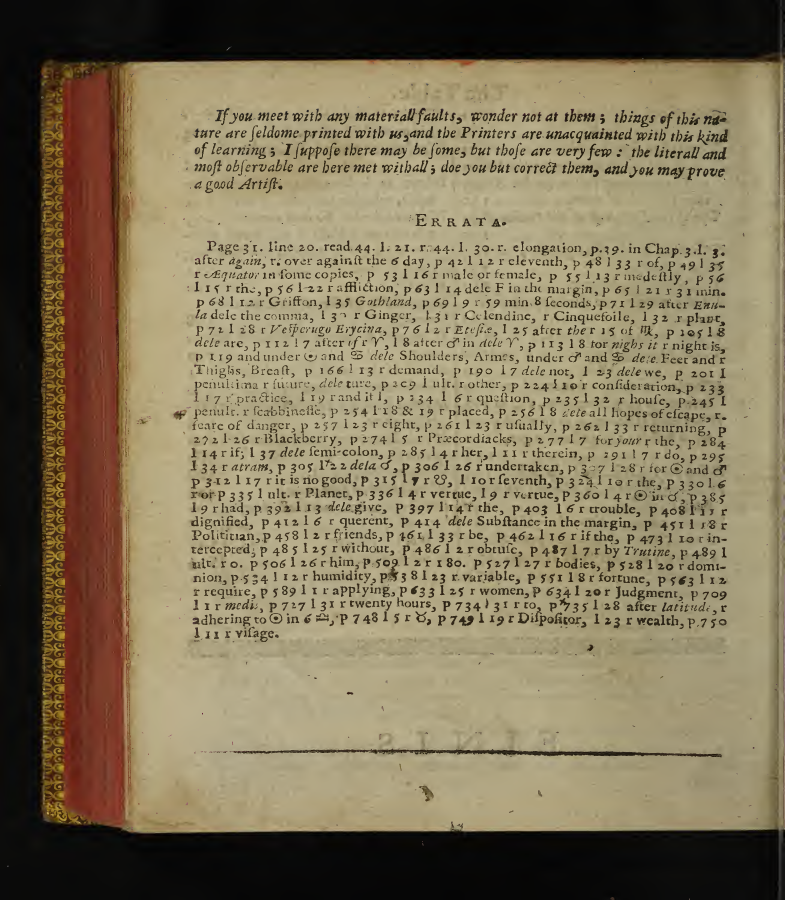
#> input picture tasks/astro-source-audit-multipass-20261005/batches/B02v/evidence/errata-888.png, 1569 x 1800 px (shown at 1/2 size)
$ python crop_witness.py
#> lines starting #> are read from the running program, lines starting #| are printed output that depends on the picture
"""Non-destructive scaled crops for human/model visual collation of original B02v witness images."""
from pathlib import Path
from PIL import Image, ImageEnhance
ROOT = Path(__file__).resolve().parents[1]
SRC = ROOT / "evidence"
OUT = Path(__file__).resolve().parent / "crops"
OUT.mkdir(parents=True, exist_ok=True)
for source, region, name in [
    ("errata-888.png", (650, 880, 1490, 1070), "errata-p360-line4.png"),
    ("pdf-394.png", (450, 290, 1510, 540), "body-p360-first-lines.png"),
    ("pdf-381.png", (0, 1030, 1160, 1220), "body-p347-sun-moon.png"),
    ("pdf-394.png", (480, 1220, 1510, 1440), "body-p360-house-list.png"),
]:
    with Image.open(SRC/source) as img:
#> img is the input picture: PIL image 1569x1800 RGB; mean R, G, B 128.5, 115.9, 88.8
        clip = img.crop(region)
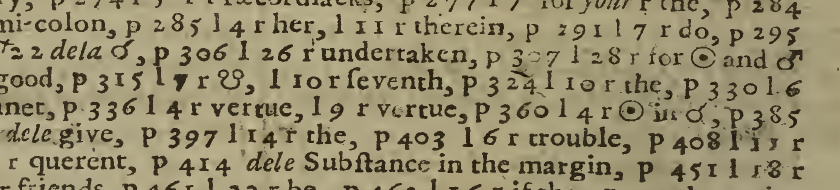
#> clip: PIL image 840x190 RGB; mean R, G, B 150.7, 141.3, 110
        clip = clip.resize((clip.width*3, clip.height*3), Image.Resampling.LANCZOS)
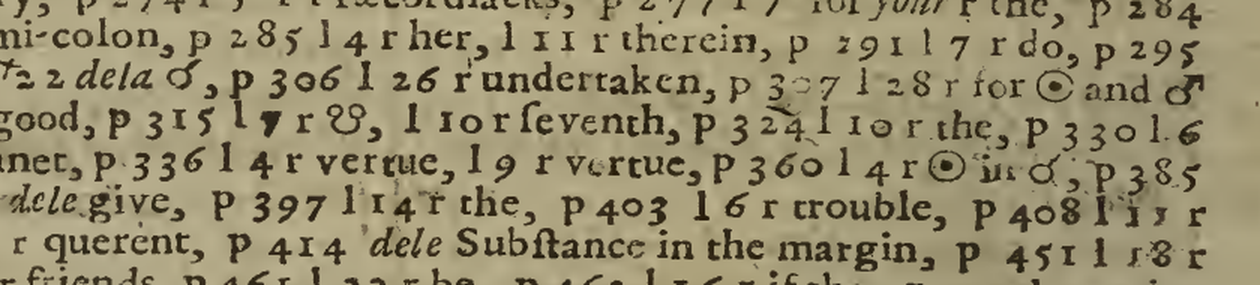
#> clip: PIL image 2520x570 RGB (shown at 1/2 size); mean R, G, B 150.7, 141.3, 110
        clip.save(OUT/name)
        print(name, clip.size)
#| errata-p360-line4.png (2520, 570)
#> (the run stopped early here; a loop or call above may not have finished)
